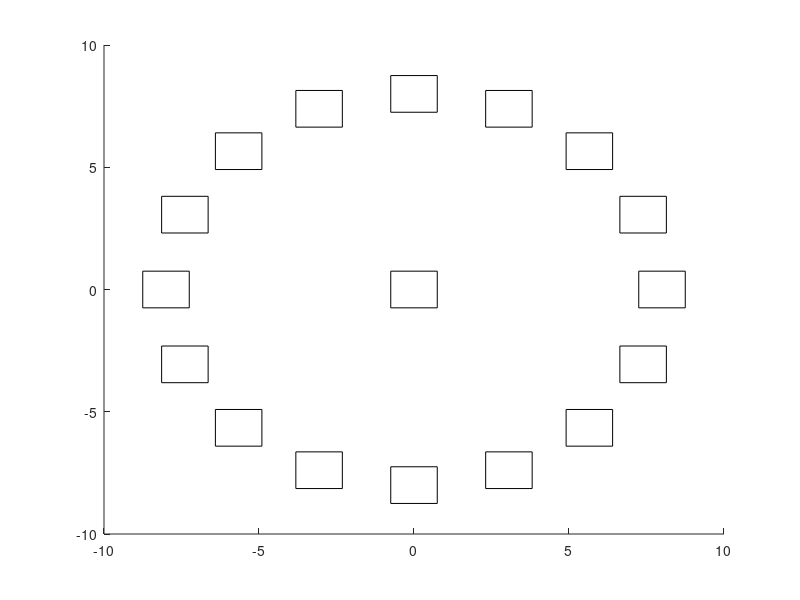

Here is the MATLAB script that generated this plot: (Note: this script raises an error after producing the figure.)
% trials = [10 13 60 26 3 23 29 15 12 11 5 2 24 19 4 28]; % Mini Hybrid 984
trials = [5 10 1 28 3 30 20 8 35 4 16 39 18 11 27 9]; % Mini Standard 985
colors = ['r' 'g' 'b' 'k' 'r' 'g' 'b' 'k' 'r' 'g' 'b' 'k' 'r' 'g' 'b' 'k'];
figure;
rectangle('position',[-0.75 -0.75 1.5 1.5]);
for x = 1:16
    rectangle('position', [cos(2*pi*(x)/16)*8-0.75 sin(2*pi*(x)/16)*8-0.75 1.5 1.5]);
end
for x = 1:length(trials)
    startindex = find(binnedData.timeframe*10 == floor(binnedData.trialtable(trials(x),5)*10));
    endindex = find(binnedData.timeframe*10 == floor(binnedData.trialtable(trials(x),9)*10));
    hold on;
    plot(binnedData.cursorposbin(startindex:endindex,1),binnedData.cursorposbin(startindex:endindex,2),colors(x));
end
axis([-12 12 -12 12])
